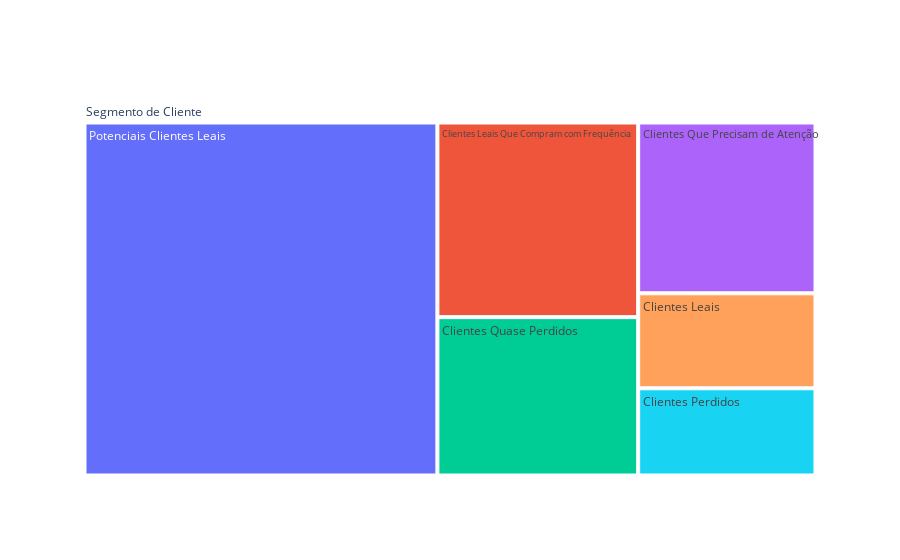

Notebook code cell kept with this figure:
### Code cell
# Agora o dashboard interativo com os segmentos de clientes
fig = go.Figure(go.Treemap(
    labels = rfm_level_ag['Segmento de Cliente'],
    parents = ['Segmento de Cliente', 
               'Segmento de Cliente', 
               'Segmento de Cliente', 
               'Segmento de Cliente', 
               'Segmento de Cliente', 
               'Segmento de Cliente', 
               'Segmento de Cliente'],  
    values = rfm_level_ag[('Monetary', 'count')]))
fig.show()

### Figure 1 — Plotly figure (JSON) as saved in the notebook; plotly's stock layout.template omitted (floating-point values rounded to 4 significant figures)
{"data": [{"labels": ["Clientes Leais", "Clientes Leais Que Compram com Frequência", "Clientes Perdidos", "Clientes Quase Perdidos", "Clientes Que Precisam de Atenção", "Potenciais Clientes Leais"], "parents": ["Segmento de Cliente", "Segmento de Cliente", "Segmento de Cliente", "Segmento de Cliente", "Segmento de Cliente", "Segmento de Cliente", "Segmento de Cliente"], "type": "treemap", "values": [6141, 14249, 5638, 11595, 11043, 45421]}], "layout": {}}
